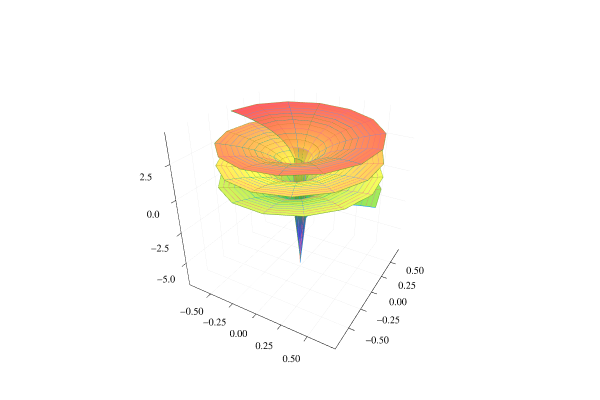

Here is the notebook cell this chart was saved with:
### Code cell
surface(x, y, z,color=:lightrainbow,legend=false)
plot!(x,y,z,)
plot!(x',y',z')
